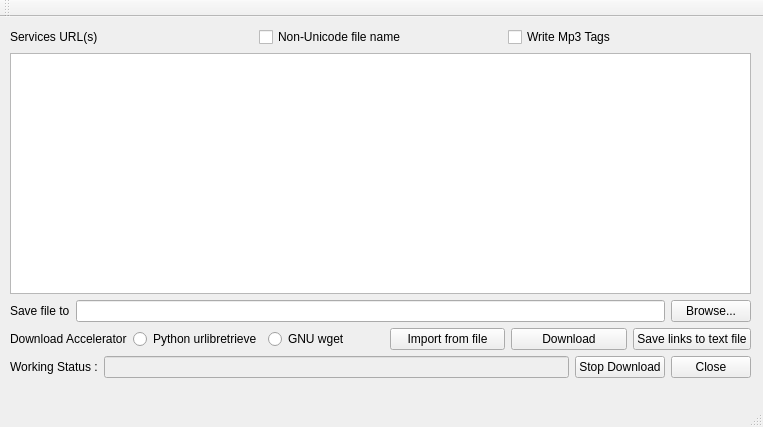
<?xml version="1.0" encoding="UTF-8"?>
<ui version="4.0">
 <class>MainWindow</class>
 <widget class="QMainWindow" name="MainWindow">
  <property name="geometry">
   <rect>
    <x>0</x>
    <y>0</y>
    <width>763</width>
    <height>427</height>
   </rect>
  </property>
  <property name="sizePolicy">
   <sizepolicy hsizetype="Fixed" vsizetype="Fixed">
    <horstretch>0</horstretch>
    <verstretch>0</verstretch>
   </sizepolicy>
  </property>
  <property name="windowTitle">
   <string>OnlineMusicDownloader</string>
  </property>
  <widget class="QWidget" name="centralwidget">
   <widget class="QWidget" name="">
    <property name="geometry">
     <rect>
      <x>10</x>
      <y>10</y>
      <width>741</width>
      <height>351</height>
     </rect>
    </property>
    <layout class="QVBoxLayout" name="verticalLayout_2">
     <item>
      <layout class="QVBoxLayout" name="verticalLayout">
       <item>
        <layout class="QHBoxLayout" name="horizontalLayout">
         <item>
          <widget class="QLabel" name="ServicesURLsLabel">
           <property name="text">
            <string>Services URL(s)</string>
           </property>
           <property name="buddy">
            <cstring>ServicesURL</cstring>
           </property>
          </widget>
         </item>
         <item>
          <widget class="QCheckBox" name="checkBox">
           <property name="text">
            <string>Non-Unicode file name</string>
           </property>
          </widget>
         </item>
         <item>
          <widget class="QCheckBox" name="checkBox_2">
           <property name="text">
            <string>Write Mp3 Tags</string>
           </property>
          </widget>
         </item>
        </layout>
       </item>
       <item>
        <widget class="QTextEdit" name="ServicesURL"/>
       </item>
      </layout>
     </item>
     <item>
      <layout class="QHBoxLayout" name="SaveWidget">
       <item>
        <widget class="QLabel" name="SavefileLabel">
         <property name="text">
          <string>Save file to</string>
         </property>
         <property name="buddy">
          <cstring>DownloadFolderInput</cstring>
         </property>
        </widget>
       </item>
       <item>
        <widget class="QLineEdit" name="DownloadFolderInput"/>
       </item>
       <item>
        <widget class="QPushButton" name="BrowseButton">
         <property name="text">
          <string>Browse...</string>
         </property>
        </widget>
       </item>
      </layout>
     </item>
     <item>
      <layout class="QHBoxLayout" name="DownloadWidget">
       <item>
        <widget class="QLabel" name="DownloadAcceleratorLabel">
         <property name="text">
          <string>Download Accelerator</string>
         </property>
         <property name="buddy">
          <cstring>PythonUrllibRadioButton</cstring>
         </property>
        </widget>
       </item>
       <item>
        <widget class="QRadioButton" name="PythonUrllibRadioButton">
         <property name="text">
          <string>Python urlibretrieve</string>
         </property>
        </widget>
       </item>
       <item>
        <widget class="QRadioButton" name="WgetRadioButton">
         <property name="text">
          <string>GNU wget</string>
         </property>
        </widget>
       </item>
       <item>
        <widget class="QPushButton" name="pushButton">
         <property name="text">
          <string>Import from file</string>
         </property>
        </widget>
       </item>
       <item>
        <widget class="QPushButton" name="DownloadButton">
         <property name="text">
          <string>Download</string>
         </property>
        </widget>
       </item>
       <item>
        <widget class="QPushButton" name="SaveLinksButton">
         <property name="text">
          <string>Save links to text file</string>
         </property>
        </widget>
       </item>
      </layout>
     </item>
     <item>
      <layout class="QHBoxLayout" name="LastGroup">
       <item>
        <layout class="QHBoxLayout" name="WorkingStatusGroup">
         <item>
          <widget class="QLabel" name="WorkingStatusLabel">
           <property name="text">
            <string>Working Status :</string>
           </property>
           <property name="buddy">
            <cstring>WorkingStatus</cstring>
           </property>
          </widget>
         </item>
         <item>
          <widget class="QLineEdit" name="WorkingStatus">
           <property name="enabled">
            <bool>false</bool>
           </property>
          </widget>
         </item>
        </layout>
       </item>
       <item>
        <layout class="QHBoxLayout" name="StopClose">
         <item>
          <widget class="QPushButton" name="StopDownloadButton">
           <property name="text">
            <string>Stop Download</string>
           </property>
          </widget>
         </item>
         <item>
          <widget class="QPushButton" name="CloseButton">
           <property name="text">
            <string>Close</string>
           </property>
          </widget>
         </item>
        </layout>
       </item>
      </layout>
     </item>
    </layout>
   </widget>
  </widget>
  <widget class="QMenuBar" name="menubar">
   <property name="geometry">
    <rect>
     <x>0</x>
     <y>0</y>
     <width>763</width>
     <height>23</height>
    </rect>
   </property>
  </widget>
  <widget class="QStatusBar" name="statusbar"/>
  <widget class="QToolBar" name="toolBar">
   <property name="windowTitle">
    <string>toolBar</string>
   </property>
   <attribute name="toolBarArea">
    <enum>TopToolBarArea</enum>
   </attribute>
   <attribute name="toolBarBreak">
    <bool>false</bool>
   </attribute>
  </widget>
 </widget>
 <tabstops>
  <tabstop>ServicesURL</tabstop>
  <tabstop>DownloadFolderInput</tabstop>
  <tabstop>BrowseButton</tabstop>
  <tabstop>PythonUrllibRadioButton</tabstop>
  <tabstop>WgetRadioButton</tabstop>
  <tabstop>DownloadButton</tabstop>
  <tabstop>SaveLinksButton</tabstop>
  <tabstop>WorkingStatus</tabstop>
  <tabstop>StopDownloadButton</tabstop>
  <tabstop>CloseButton</tabstop>
 </tabstops>
 <resources/>
 <connections>
  <connection>
   <sender>CloseButton</sender>
   <signal>clicked()</signal>
   <receiver>MainWindow</receiver>
   <slot>close()</slot>
   <hints>
    <hint type="sourcelabel">
     <x>718</x>
     <y>393</y>
    </hint>
    <hint type="destinationlabel">
     <x>389</x>
     <y>224</y>
    </hint>
   </hints>
  </connection>
 </connections>
</ui>
